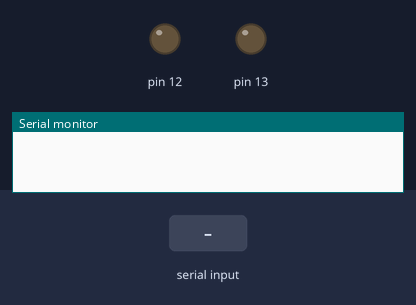
A sketch run on a simulated Arduino Uno, built with avr-gcc and run on an emulated ATmega328P. Shown: output pins drawn as LEDs (lit = HIGH), the last lines printed to the serial monitor. The inputs (shaded band) are chosen by the test bench.

Above: at 1.2 s.
1.3 s: "ledon\n" received over Serial
At 2.2 s:
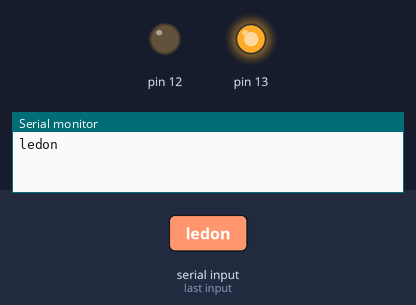
2.8 s: "ledoff\n" received over Serial
At 3.4 s:
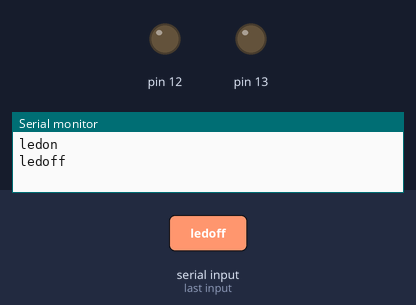
Timing chart, 0 to 5.8 s (numbered marks = the images above; inputs shaded):
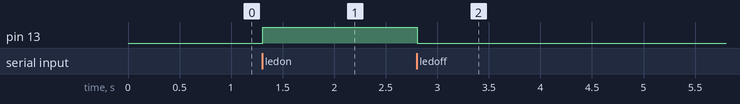

Measured:
- after the input at 1.3 s, pin 13: LOW → HIGH at once
- after the input at 2.8 s, pin 13: HIGH → LOW at once

The sketch:

SerialTest_LEDTogle_1104.ino
```cpp
void setup()
{
  Serial.begin(9600);
  pinMode(12,OUTPUT);
  pinMode(13,OUTPUT);
}

void loop()
{
  char str[20];
  int cnt;

  if (Serial.available())
  {
    cnt = Serial.readBytesUntil('\n', str, sizeof(str));
    str[cnt]= '\n';
    str[cnt+1]= '\0';

    Serial.print(str);

    if(!strncmp(str,"ledon",5))
      str[5] == '0' ? digitalWrite(12,HIGH) : digitalWrite(13,HIGH);
    else if (!strncmp(str,"ledoff",6))
      str[6] == '0' ? digitalWrite(12,LOW) : digitalWrite(13,LOW);
  }
}
```
